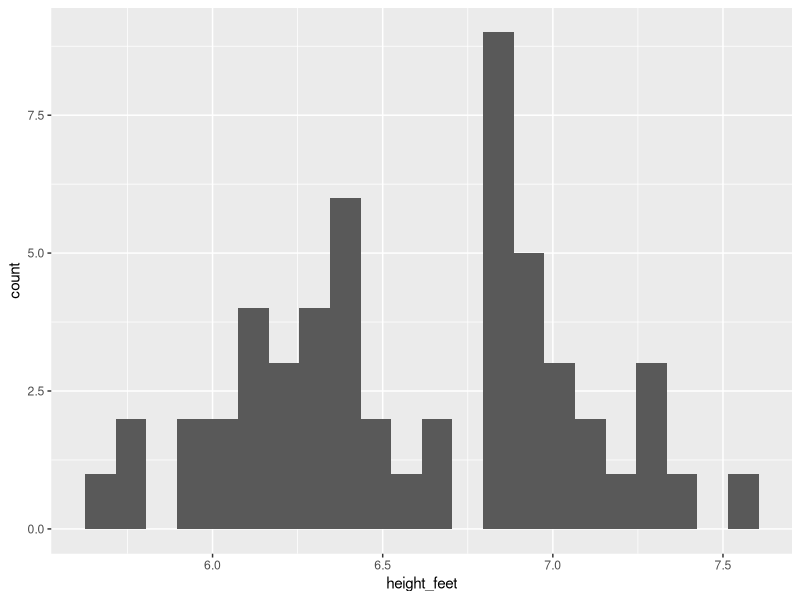
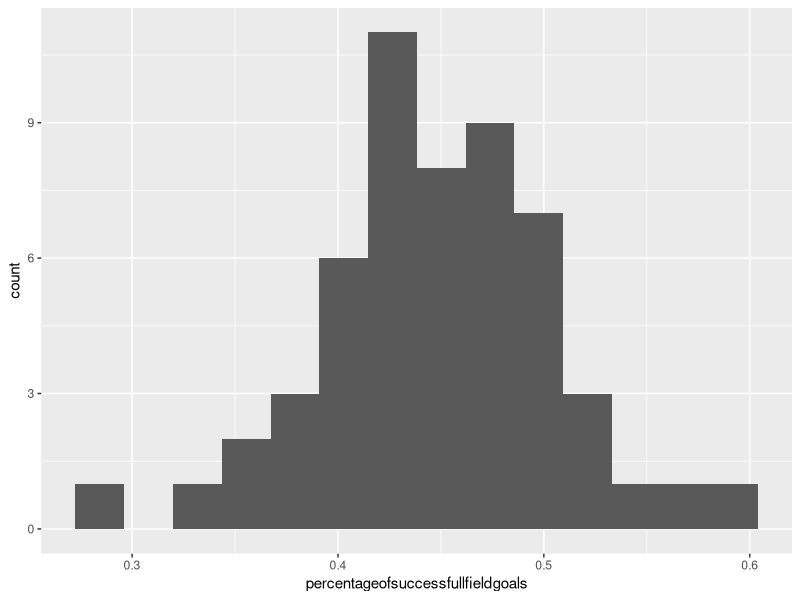
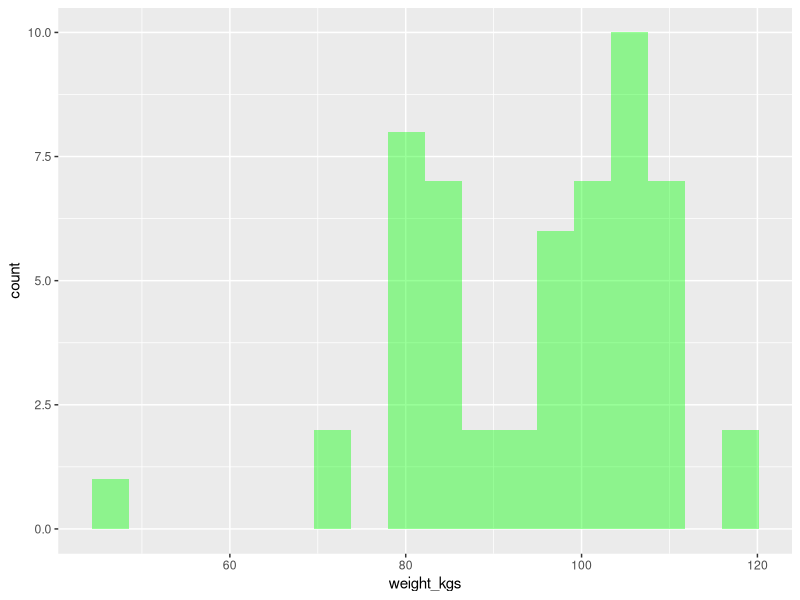
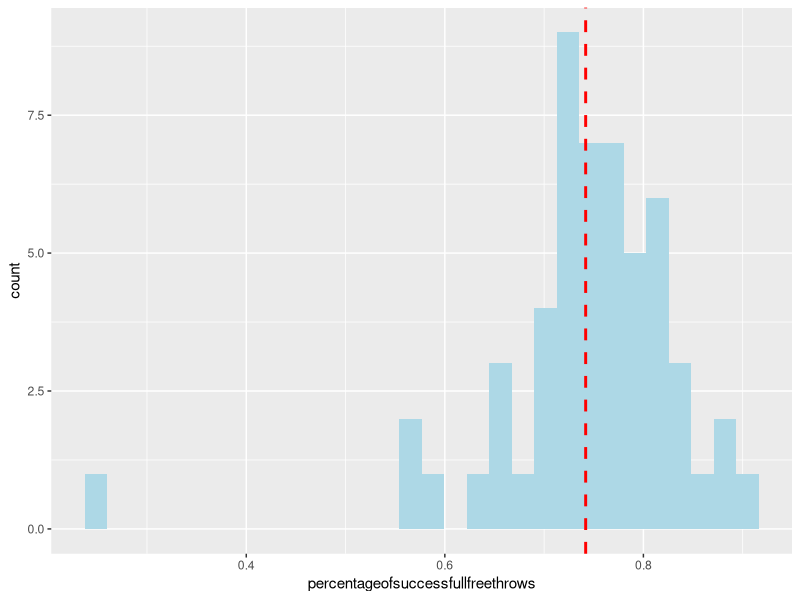
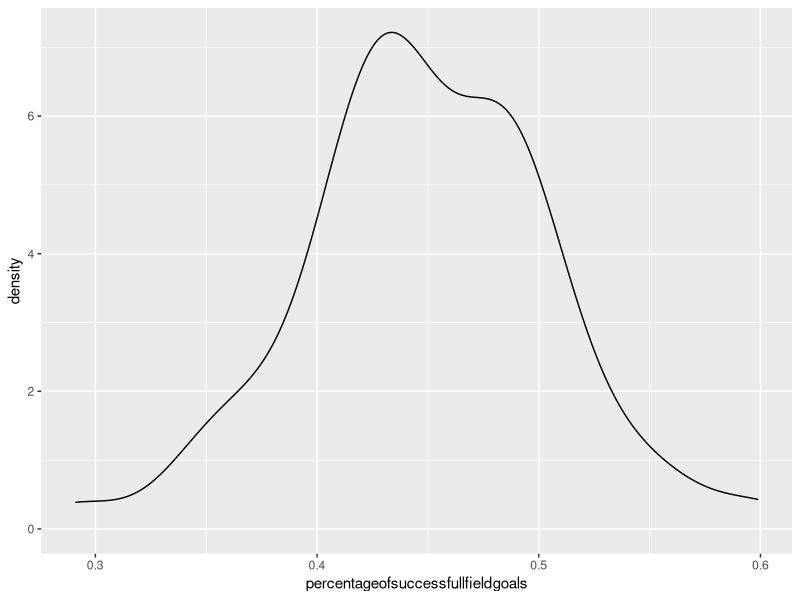
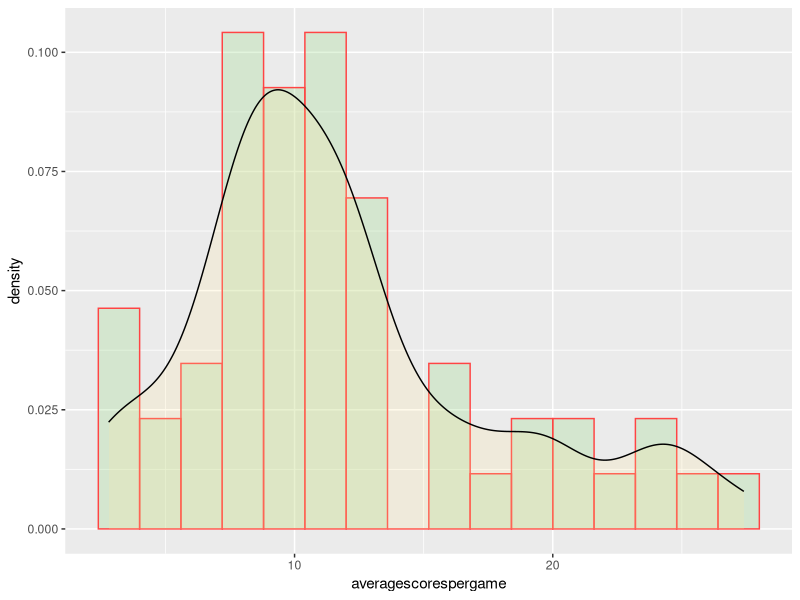
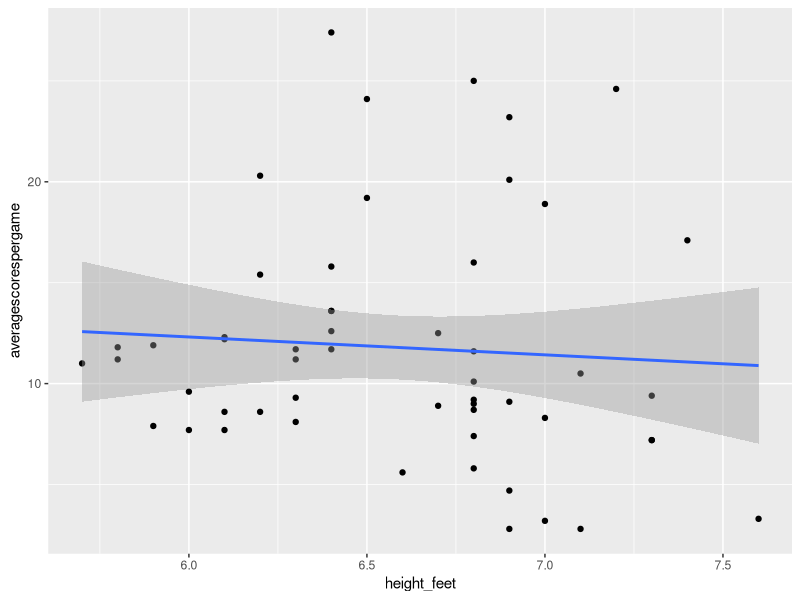
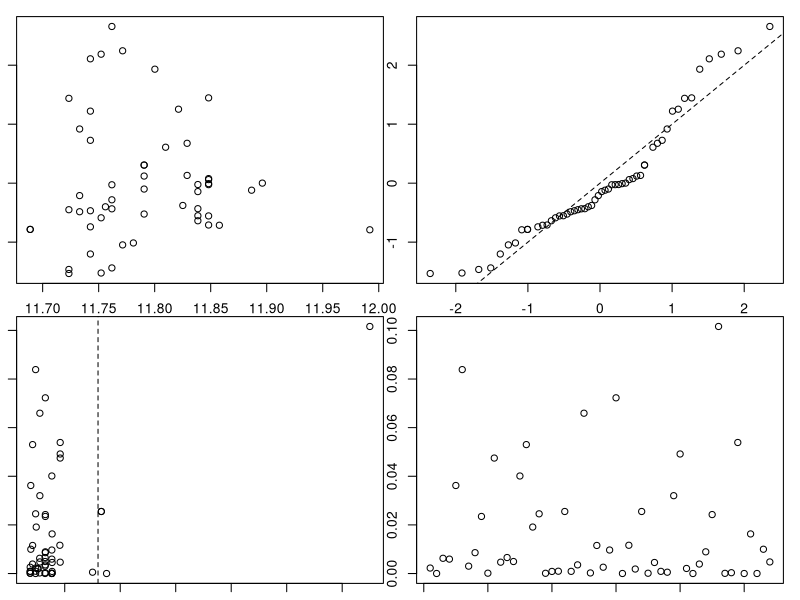

Recreate these plots in R, in order.
library(tidyverse)
library(dplyr)
library(boot) # Diagnostic Plots
library(car)

# Any relationship between scoring and the height/weight?
# If you calculate the BMI, given weight and height can you tell if higher or lower BMI could have an effect on scores
# For multiple regression, we'd like to know how all these inputs contribute to average scorespergame  

# https://www.datacamp.com/community/tutorials/linear-regression-R#what
# http://www.sthda.com/english/wiki/ggplot2-histogram-plot-quick-start-guide-r-software-and-data-visualization#add-mean-line-and-density-plot-on-the-histogram
# http://www.rookie-manager.com/agri-value-chain/
# 

# read the data
nba <- read_csv("data/bbal.csv") %>%
  mutate(weight_kgs = weight_pounds / 2.204)
summary(nba)


# Discrete data is data that has a certain number of values whereas continous data is data that can take any value between 
# a certain range.
# Discrete variables have a range whereas continous doesn't.
# examples of discrete is Number of siblings, number of typos in a book, continous can be temparature, age..e.t.c.

# plot distrinution plots for each variable
# histograms
ggplot(nba, aes(height_feet)) + geom_histogram(binwidth = 0.09)
ggplot(nba, aes(percentageofsuccessfullfieldgoals)) + geom_histogram(bins = 14)
ggplot(nba, aes(weight_kgs)) + geom_histogram(bins = 18, fill="green", alpha=0.4)


# add a mean line using geom_vline()
p <- ggplot(nba, aes(percentageofsuccessfullfreethrows)) + geom_histogram(fill="lightblue") 
p + geom_vline(aes(xintercept = mean(percentageofsuccessfullfreethrows)), color = "red", linetype = "dashed", size = 1)

# Add a density plot to the histogram
ggplot(nba, aes(percentageofsuccessfullfieldgoals)) + geom_density()
ggplot(nba, aes(averagescorespergame)) + geom_histogram(binwidth = 1.6,  aes(y=..density..), color = "#ff4444", fill = "#a0db8e", alpha = 0.3) + 
  geom_density(alpha=.2, fill="#ffe99b")


# using generalised linear models
# linear regression,  
# can higher field goals contribute to av scores?
# can height contribute to higher freeshots?

# plot regression line
ggplot(nba, aes(height_feet,averagescorespergame)) + geom_point() + geom_smooth(method = "glm", method.args = list(family = "gaussian"))

# How does the weight of a player affect the average scores of the game?

# Diagnostic plots to check whether the model fits. 
w_model <- glm(averagescorespergame~weight_kgs, data = nba, family = gaussian)
graphics.off() 
par("mar") 
par(mar=c(1,1,1,1)) 
glm.diag.plots(w_model)

# using base R plot()
par(mfrow = c(2,2))
plot(w_model)

# The Diagnostic Plots generated:-
# Residuals vs Linear predictor should have scattered 'dots'. If the dots are not scattered, then the model is missing key trends in the data
# Quantiles of standard normal should have the dots plotted from bottom-left to top right
# Cooks Statistic/distance - all points should be clustered near 0. 
# Cooks statistic vs case - The data should be lying around 0 in the y-axis

# using coefficients and intercepts
summary(w_model)

# Regression formular
# Positive Regression y = b0 + b1x
# Negative Regression y = b0- b1x

# y = predicted value
# b0 = y intercept(value of y when x is 0)
# b1 = slope of the line
# x = independent variable

# The slope measures the change in the score with respect to the weight

#------------------------------------------------------------------------------------------------------------
# multiple regression - using more than one input variable to predict the average scores.
sc_model <- glm(averagescorespergame ~ height_feet + percentageofsuccessfullfieldgoals 
                + percentageofsuccessfullfreethrows + weight_kgs, data = nba, family = "gaussian")
summary(sc_model)
avPlots(sc_model)




